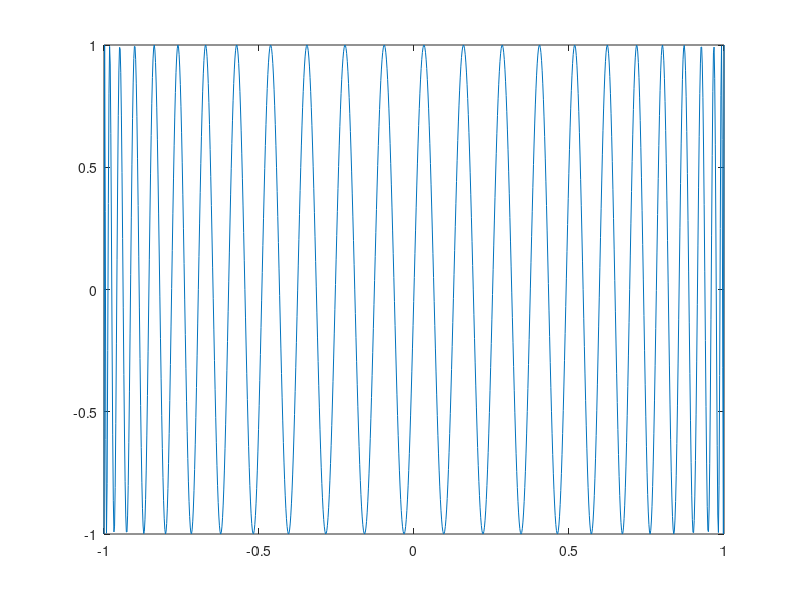

MATLAB code for this plot:
f = @(x) -1 + 1250*x.^2 - 260000*x.^4 + 21528000*x.^6 - 947232000*x.^8 ...
+ 25638412800*x.^10 - 466152960000*x.^12 + 6034375680000*x.^14 ...
- 57930006528000*x.^16 + 424820047872000*x.^18 - 2432653747814400*x.^20 ...
+ 11057517035520000*x.^22 - 40383975260160000*x.^24 ...
+ 119536566770073600*x.^26 - 288405684905574400*x.^28 ...
+ 568855350917201920*x.^30 - 917508630511616000*x.^32 ...
+ 1206989963132928000*x.^34 - 1287455960675123200*x.^36 ...
+ 1102487181118668800*x.^38 - 746299014911098880*x.^40 ...
+ 390051749953536000*x.^42 - 151732604633088000*x.^44 ...
+ 41341637204377600*x.^46 - 7036874417766400*x.^48 + 562949953421312*x.^50;

x = linspace(-1,1,1000);
tn1 = ones(1,1000);
tn = x;
for k=1:49
tmp = 2*x.*tn - tn1;
tn1 = tn;
tn = tmp;
end
plot(x,tn1)
